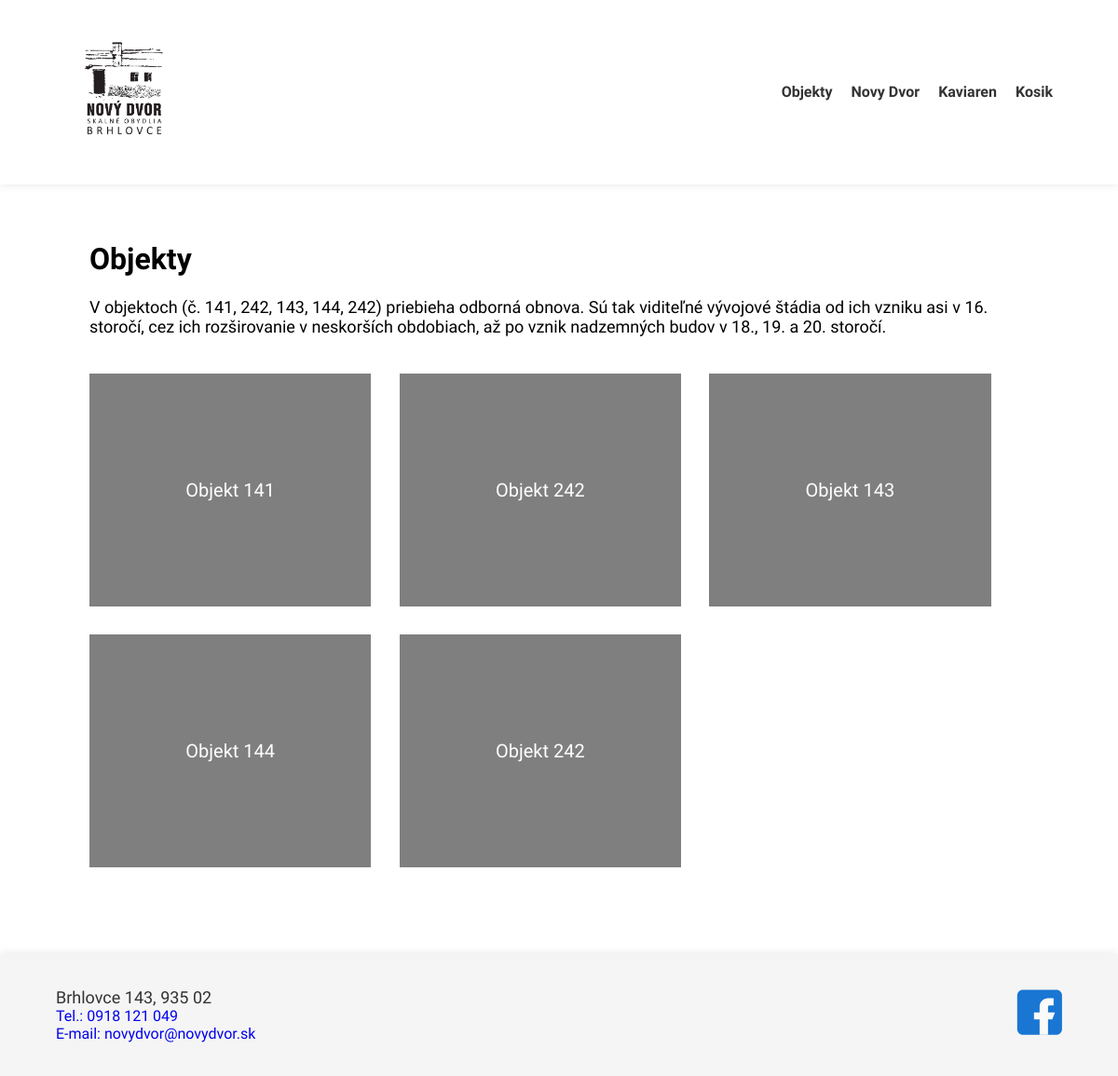
The page /objects on the database as committed earlier.
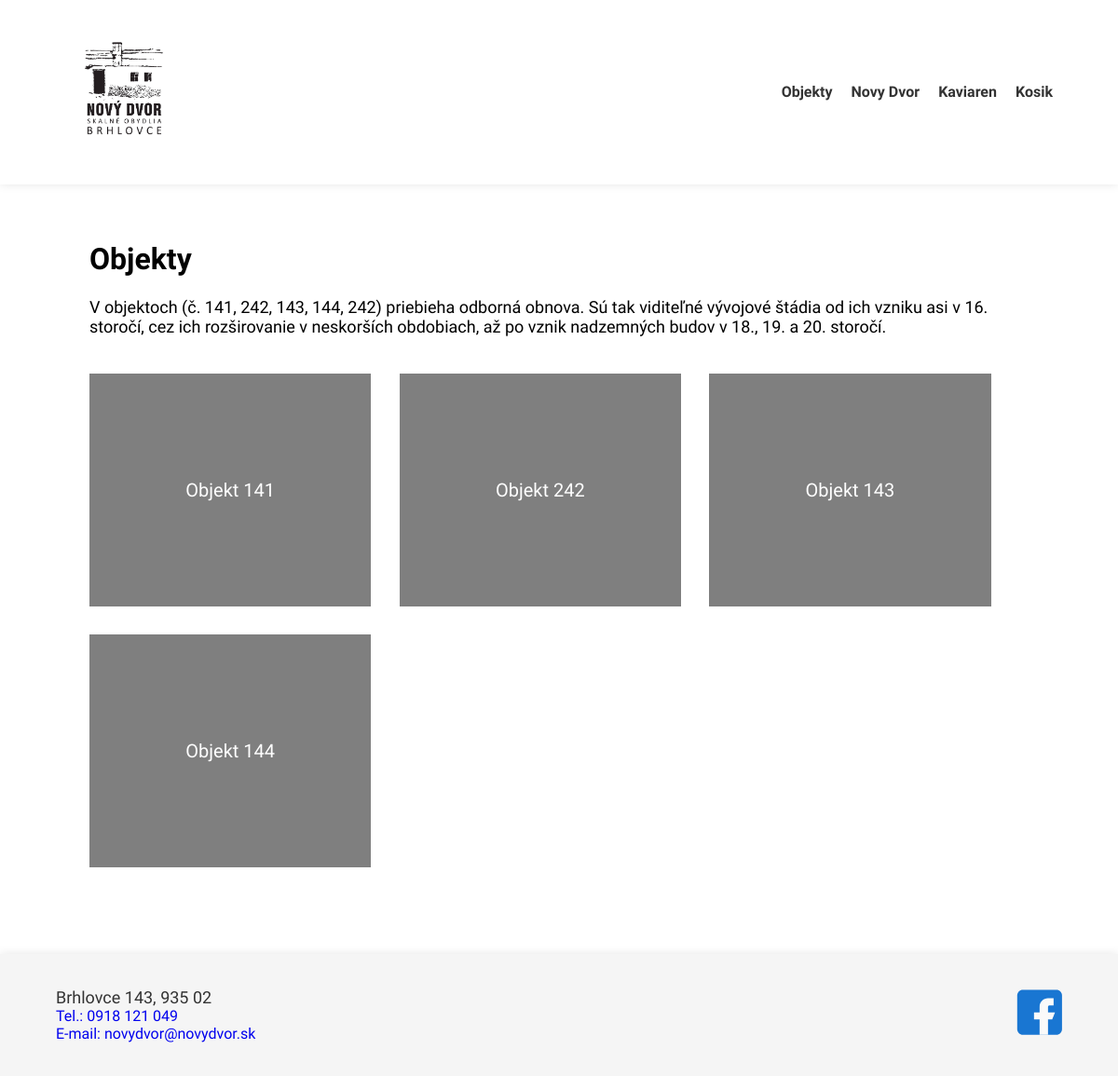
The same page on the database as committed later.
### flask_app/core/models/objects.py (models this page shows, shortened)
class Objects(db.Model):
    __tablename__ = 'objects'
    id = db.Column(db.Integer, primary_key=True)
    name = db.Column(db.String(80))
    txt = db.Column(db.Text)
    src = db.Column(db.Text)

### flask_app/core/routes/area_objects.py (the view)
@area_objects.route('/objects')
def objects_view():
    template = 'objects.html'
    res = db.session.query(Objects).all()
    return render_template(template, res=res)

### flask_app/templates/objects.html
{% extends "base.html" %}
{% block content %}
<div id="objects">
    <div class="objects-div">
        <h1>Objekty</h1>
        <p>
            V objektoch (č. 141, 242, 143, 144, 242) priebieha
            odborná obnova. Sú tak viditeľné vývojové štádia od
            ich vzniku asi v 16. storočí, cez ich rozširovanie
            v neskorších obdobiach, až po vznik nadzemných budov v 18., 19. a 20. storočí.
        </p>
    </div>
    <div id="objects-content" class="objects-div">
        {% for object in res %}
        <div class="object-content">
            <a href="/objects/{{ object.id }}">{{ object.name }}</a>
        </div>
        {% endfor %}
    </div>
</div>
{% endblock %}

Rows that differ between the two databases and show on the page:
removed Objects: name "Objekt 242"
